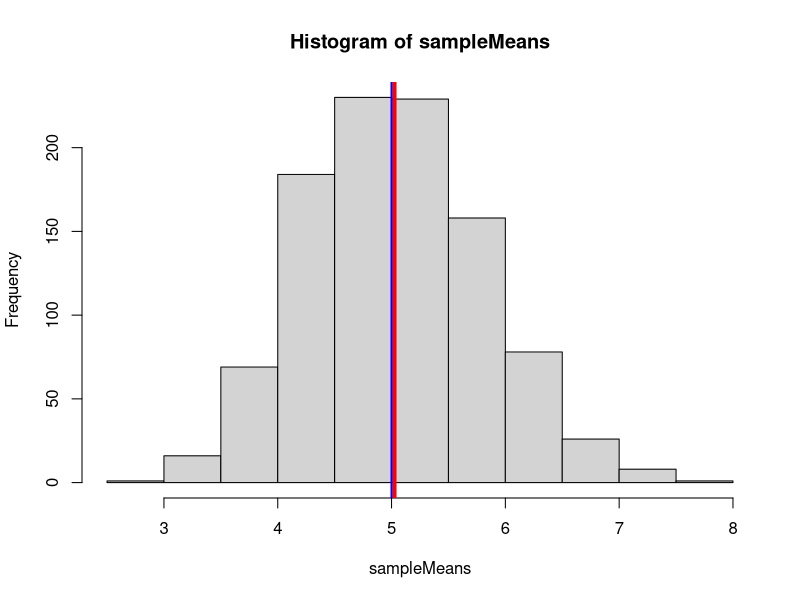
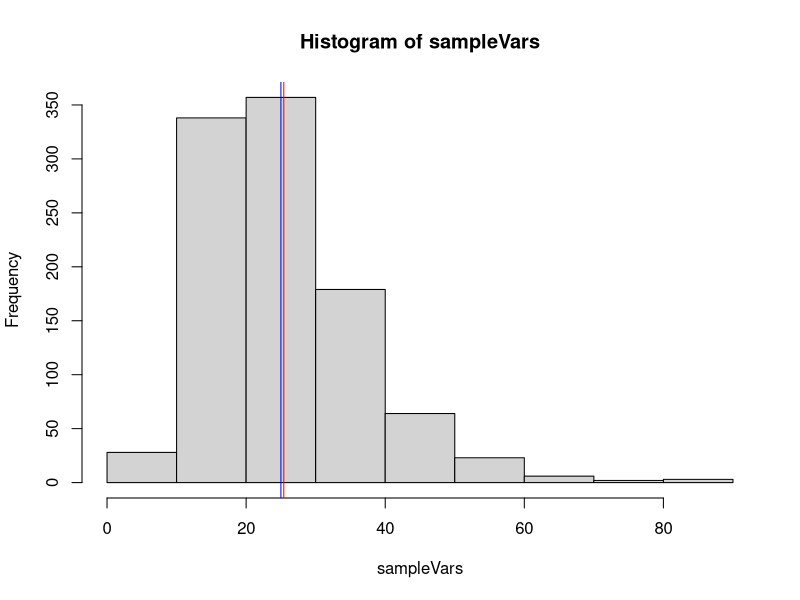

The R source for these figures, in order: (Note: this script raises an error after producing the figures.)
## ---- chunk 1

#Set parameters
set.seed(111)
n = 40
lambda = 0.2
runs = 1000

samples <- replicate(runs,rexp(40,lambda))
sampleMeans <- apply(samples,2,mean)
sampleVars <- apply(samples,2,var)

## ---- chunk 2
meanTheory <- 1/lambda
## ---- chunk 3
hist(sampleMeans)
abline(v=mean(sampleMeans), col="red", lwd=4)
abline(v=meanTheory, col="blue", lwd=2)
## ---- chunk 4
meanVariance <- (1/lambda)^2
## ---- chunk 5
hist(sampleVars)
abline(v=mean(sampleVars), col="red", lwd=1)
abline(v=meanVariance, col="blue", lwd=1)
## ---- chunk 6

p <- ggplot() +
geom_histogram(aes(x=sampleMeans,y=..density..),binwidth=0.1) +
labs(title="Distribution of Sample Means") +
geom_vline(aes(xintercept=meanTheory,colour="green"),size=1) +
geom_vline(aes(xintercept=mean(sampleMeans),colour="blue"),size=1) +
stat_function(aes(x=sampleMeans),fun=dnorm,arg=list(mean=meanTheory,sd=sqrt(varTheory/40)),colour="red",size=1)
print(p)

## ---- chunk 7

#Set parameters
set.seed(111)
n = 40
lambda = 0.2
runs = 1000

#Determine the experimental mean
expvalues <- rexp(n, lambda)
expmean1 <- mean(expvalues)

hist(expvalues, main="Histogram of the random sample", xlab="Sample values")

#Calcualte the theoretical mean[1]
theomean1 <- 1/lambda
print(paste("Experimental mean (1 experiment): ", expmean1, "Theoretical mean: ", theomean1))

#Determine the absolute difference between the theoretical and experimental mean
diffmean1 <- abs(theomean1 - expmean1)
print(paste("Differnce in means: ", diffmean1))

#Determine the experiental variance
expvar1 <- var(expvalues)

#Calculate the theoretical variance[1]
theovar1 <- 1/(lambda^2)
print(paste("Experimental variance: ", expvar1, "Theoretical variance: ", theovar1))

#Determine the absolute difference between the theoretical and experimental variance
diffvar1 <- abs(theovar1 - expvar1)
print(paste("Differnce invariances: ", diffvar1))

#Determine the experimental mean
mns <- NULL
for (i in 1 : runs){
  mns = append(mns, mean(rexp(n, lambda)))
  }

#Calculate theoretical values for the average and the variance
theomean2 <- theomean1
theovar2 <- (1/(lambda^2))/n
print(paste("Theoretical mean: ", theomean2, "Theoretical variance: ", theovar2))

#Create a an normal approximation
binwidth <- 0.5 
x <- seq(-4, 4, length=100)*theovar2 + theomean2
hx <- binwidth*runs*dnorm(x, mean=theomean2, sd=sqrt(theovar2))

#Plot the histogram of the experiments and the normal approximation
hist(mns, breaks=seq(1,9,by=binwidth),main="Histogram of the average samples",
     xlab="Sample average")
lines(x, hx)

#Create the quartile values for the experimental and theoretical values
histmns <- hist(mns, breaks=seq(1,9,by=binwidth), plot=FALSE)
fmns<- histmns$density
pmns <- pnorm(fmns, mean=theomean2, sd=sqrt(theovar2))
qmns <- qnorm(pmns, mean=theomean2, sd=sqrt(theovar2))

px <- pnorm(hx/(binwidth*runs), mean=theomean2, sd=sqrt(theovar2))
qx <- qnorm(px, mean=theomean2, sd=sqrt(theovar2))

#plot the theorethical and experimental values in a single plot
plot(qx, qx, main="Normal approximation of experimental data", xlab="quartile",
     ylab="quartile")
lines(qmns, qmns)

